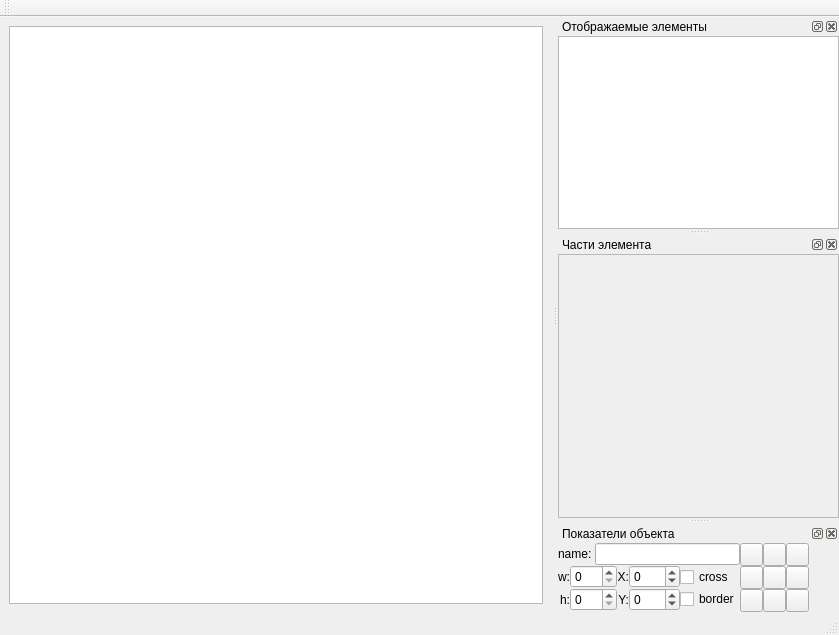
<?xml version="1.0" encoding="UTF-8"?>
<ui version="4.0">
 <class>animatronClass</class>
 <widget class="QMainWindow" name="animatronClass">
  <property name="geometry">
   <rect>
    <x>0</x>
    <y>0</y>
    <width>839</width>
    <height>635</height>
   </rect>
  </property>
  <property name="windowTitle">
   <string>MainWindow</string>
  </property>
  <widget class="QWidget" name="centralwidget">
   <layout class="QGridLayout" name="gridLayout">
    <item row="0" column="0">
     <widget class="QGraphicsView" name="graphicsView"/>
    </item>
   </layout>
  </widget>
  <widget class="QMenuBar" name="menubar">
   <property name="geometry">
    <rect>
     <x>0</x>
     <y>0</y>
     <width>839</width>
     <height>21</height>
    </rect>
   </property>
  </widget>
  <widget class="QStatusBar" name="statusbar"/>
  <widget class="QDockWidget" name="dockWidget_tree">
   <property name="minimumSize">
    <size>
     <width>80</width>
     <height>200</height>
    </size>
   </property>
   <property name="windowTitle">
    <string>Отображаемые элементы</string>
   </property>
   <attribute name="dockWidgetArea">
    <number>2</number>
   </attribute>
   <widget class="QWidget" name="dockWidgetContents">
    <layout class="QGridLayout" name="gridLayout_2">
     <property name="margin">
      <number>0</number>
     </property>
     <item row="0" column="0">
      <widget class="QTreeWidget" name="treeWidget">
       <attribute name="headerVisible">
        <bool>false</bool>
       </attribute>
       <column>
        <property name="text">
         <string notr="true">1</string>
        </property>
       </column>
      </widget>
     </item>
    </layout>
   </widget>
  </widget>
  <widget class="QDockWidget" name="dockWidget_widgets">
   <property name="minimumSize">
    <size>
     <width>281</width>
     <height>281</height>
    </size>
   </property>
   <property name="windowTitle">
    <string>Части элемента</string>
   </property>
   <attribute name="dockWidgetArea">
    <number>2</number>
   </attribute>
   <widget class="QWidget" name="dockWidgetContents_2">
    <layout class="QGridLayout" name="gridLayout_4">
     <property name="margin">
      <number>0</number>
     </property>
     <item row="0" column="0">
      <widget class="QScrollArea" name="scrollArea">
       <property name="widgetResizable">
        <bool>true</bool>
       </property>
       <widget class="QWidget" name="scrollAreaWidgetContents">
        <property name="geometry">
         <rect>
          <x>0</x>
          <y>0</y>
          <width>279</width>
          <height>257</height>
         </rect>
        </property>
       </widget>
      </widget>
     </item>
    </layout>
   </widget>
  </widget>
  <widget class="QDockWidget" name="dockWidget_draw">
   <property name="maximumSize">
    <size>
     <width>524287</width>
     <height>99</height>
    </size>
   </property>
   <property name="windowTitle">
    <string>Показатели объекта</string>
   </property>
   <attribute name="dockWidgetArea">
    <number>2</number>
   </attribute>
   <widget class="QWidget" name="dockWidgetContents_3">
    <layout class="QGridLayout" name="gridLayout_3">
     <property name="margin">
      <number>0</number>
     </property>
     <property name="spacing">
      <number>0</number>
     </property>
     <item row="0" column="0">
      <widget class="QLabel" name="label">
       <property name="text">
        <string>name: </string>
       </property>
      </widget>
     </item>
     <item row="0" column="1">
      <widget class="QLineEdit" name="le_name"/>
     </item>
     <item row="0" column="2" rowspan="2">
      <layout class="QVBoxLayout" name="verticalLayout_8">
       <property name="spacing">
        <number>0</number>
       </property>
       <item>
        <layout class="QHBoxLayout" name="horizontalLayout_14">
         <property name="spacing">
          <number>0</number>
         </property>
         <item>
          <widget class="QPushButton" name="btn_lt">
           <property name="minimumSize">
            <size>
             <width>23</width>
             <height>23</height>
            </size>
           </property>
           <property name="maximumSize">
            <size>
             <width>23</width>
             <height>23</height>
            </size>
           </property>
           <property name="text">
            <string/>
           </property>
          </widget>
         </item>
         <item>
          <widget class="QPushButton" name="btn_t">
           <property name="minimumSize">
            <size>
             <width>23</width>
             <height>23</height>
            </size>
           </property>
           <property name="maximumSize">
            <size>
             <width>23</width>
             <height>23</height>
            </size>
           </property>
           <property name="text">
            <string/>
           </property>
          </widget>
         </item>
         <item>
          <widget class="QPushButton" name="btn_rt">
           <property name="minimumSize">
            <size>
             <width>23</width>
             <height>23</height>
            </size>
           </property>
           <property name="maximumSize">
            <size>
             <width>23</width>
             <height>23</height>
            </size>
           </property>
           <property name="text">
            <string/>
           </property>
          </widget>
         </item>
        </layout>
       </item>
       <item>
        <layout class="QHBoxLayout" name="horizontalLayout_15">
         <property name="spacing">
          <number>0</number>
         </property>
         <item>
          <widget class="QPushButton" name="btn_l">
           <property name="minimumSize">
            <size>
             <width>23</width>
             <height>23</height>
            </size>
           </property>
           <property name="maximumSize">
            <size>
             <width>23</width>
             <height>23</height>
            </size>
           </property>
           <property name="text">
            <string/>
           </property>
          </widget>
         </item>
         <item>
          <widget class="QPushButton" name="btn_center">
           <property name="minimumSize">
            <size>
             <width>23</width>
             <height>23</height>
            </size>
           </property>
           <property name="maximumSize">
            <size>
             <width>23</width>
             <height>23</height>
            </size>
           </property>
           <property name="text">
            <string/>
           </property>
          </widget>
         </item>
         <item>
          <widget class="QPushButton" name="btn_r">
           <property name="minimumSize">
            <size>
             <width>23</width>
             <height>23</height>
            </size>
           </property>
           <property name="maximumSize">
            <size>
             <width>23</width>
             <height>23</height>
            </size>
           </property>
           <property name="text">
            <string/>
           </property>
          </widget>
         </item>
        </layout>
       </item>
       <item>
        <layout class="QHBoxLayout" name="horizontalLayout_16">
         <property name="spacing">
          <number>0</number>
         </property>
         <item>
          <widget class="QPushButton" name="btn_lb">
           <property name="minimumSize">
            <size>
             <width>23</width>
             <height>23</height>
            </size>
           </property>
           <property name="maximumSize">
            <size>
             <width>23</width>
             <height>23</height>
            </size>
           </property>
           <property name="text">
            <string/>
           </property>
          </widget>
         </item>
         <item>
          <widget class="QPushButton" name="btn_b">
           <property name="minimumSize">
            <size>
             <width>23</width>
             <height>23</height>
            </size>
           </property>
           <property name="maximumSize">
            <size>
             <width>23</width>
             <height>23</height>
            </size>
           </property>
           <property name="text">
            <string/>
           </property>
          </widget>
         </item>
         <item>
          <widget class="QPushButton" name="btn_rb">
           <property name="minimumSize">
            <size>
             <width>23</width>
             <height>23</height>
            </size>
           </property>
           <property name="maximumSize">
            <size>
             <width>23</width>
             <height>23</height>
            </size>
           </property>
           <property name="text">
            <string/>
           </property>
          </widget>
         </item>
        </layout>
       </item>
      </layout>
     </item>
     <item row="1" column="0" colspan="2">
      <layout class="QHBoxLayout" name="horizontalLayout_9">
       <item>
        <layout class="QVBoxLayout" name="verticalLayout_5">
         <property name="spacing">
          <number>0</number>
         </property>
         <item>
          <layout class="QHBoxLayout" name="horizontalLayout_10">
           <item>
            <widget class="QLabel" name="label_6">
             <property name="text">
              <string>w:</string>
             </property>
             <property name="alignment">
              <set>Qt::AlignRight|Qt::AlignTrailing|Qt::AlignVCenter</set>
             </property>
            </widget>
           </item>
           <item>
            <widget class="QSpinBox" name="spinBox_w">
             <property name="maximum">
              <number>500</number>
             </property>
            </widget>
           </item>
          </layout>
         </item>
         <item>
          <layout class="QHBoxLayout" name="horizontalLayout_11">
           <item>
            <widget class="QLabel" name="label_7">
             <property name="text">
              <string>h:</string>
             </property>
             <property name="alignment">
              <set>Qt::AlignRight|Qt::AlignTrailing|Qt::AlignVCenter</set>
             </property>
            </widget>
           </item>
           <item>
            <widget class="QSpinBox" name="spinBox_h">
             <property name="maximum">
              <number>500</number>
             </property>
            </widget>
           </item>
          </layout>
         </item>
        </layout>
       </item>
       <item>
        <layout class="QVBoxLayout" name="verticalLayout_6">
         <property name="spacing">
          <number>0</number>
         </property>
         <item>
          <layout class="QHBoxLayout" name="horizontalLayout_12">
           <item>
            <widget class="QLabel" name="label_8">
             <property name="text">
              <string>X:</string>
             </property>
             <property name="alignment">
              <set>Qt::AlignRight|Qt::AlignTrailing|Qt::AlignVCenter</set>
             </property>
            </widget>
           </item>
           <item>
            <widget class="QSpinBox" name="spinBox_x">
             <property name="minimum">
              <number>-500</number>
             </property>
             <property name="maximum">
              <number>500</number>
             </property>
            </widget>
           </item>
          </layout>
         </item>
         <item>
          <layout class="QHBoxLayout" name="horizontalLayout_13">
           <item>
            <widget class="QLabel" name="label_9">
             <property name="text">
              <string>Y:</string>
             </property>
             <property name="alignment">
              <set>Qt::AlignRight|Qt::AlignTrailing|Qt::AlignVCenter</set>
             </property>
            </widget>
           </item>
           <item>
            <widget class="QSpinBox" name="spinBox_y">
             <property name="minimum">
              <number>-500</number>
             </property>
             <property name="maximum">
              <number>500</number>
             </property>
            </widget>
           </item>
          </layout>
         </item>
        </layout>
       </item>
       <item>
        <layout class="QVBoxLayout" name="verticalLayout_7">
         <item>
          <widget class="QCheckBox" name="checkBox_cross">
           <property name="text">
            <string>cross</string>
           </property>
          </widget>
         </item>
         <item>
          <widget class="QCheckBox" name="checkBox_border">
           <property name="text">
            <string>border</string>
           </property>
          </widget>
         </item>
        </layout>
       </item>
      </layout>
     </item>
     <item row="1" column="3">
      <spacer name="horizontalSpacer">
       <property name="orientation">
        <enum>Qt::Horizontal</enum>
       </property>
       <property name="sizeHint" stdset="0">
        <size>
         <width>7</width>
         <height>20</height>
        </size>
       </property>
      </spacer>
     </item>
    </layout>
   </widget>
  </widget>
  <widget class="QToolBar" name="mainToolBar">
   <property name="windowTitle">
    <string>toolBar</string>
   </property>
   <attribute name="toolBarArea">
    <enum>TopToolBarArea</enum>
   </attribute>
   <attribute name="toolBarBreak">
    <bool>false</bool>
   </attribute>
  </widget>
 </widget>
 <resources/>
 <connections/>
</ui>
